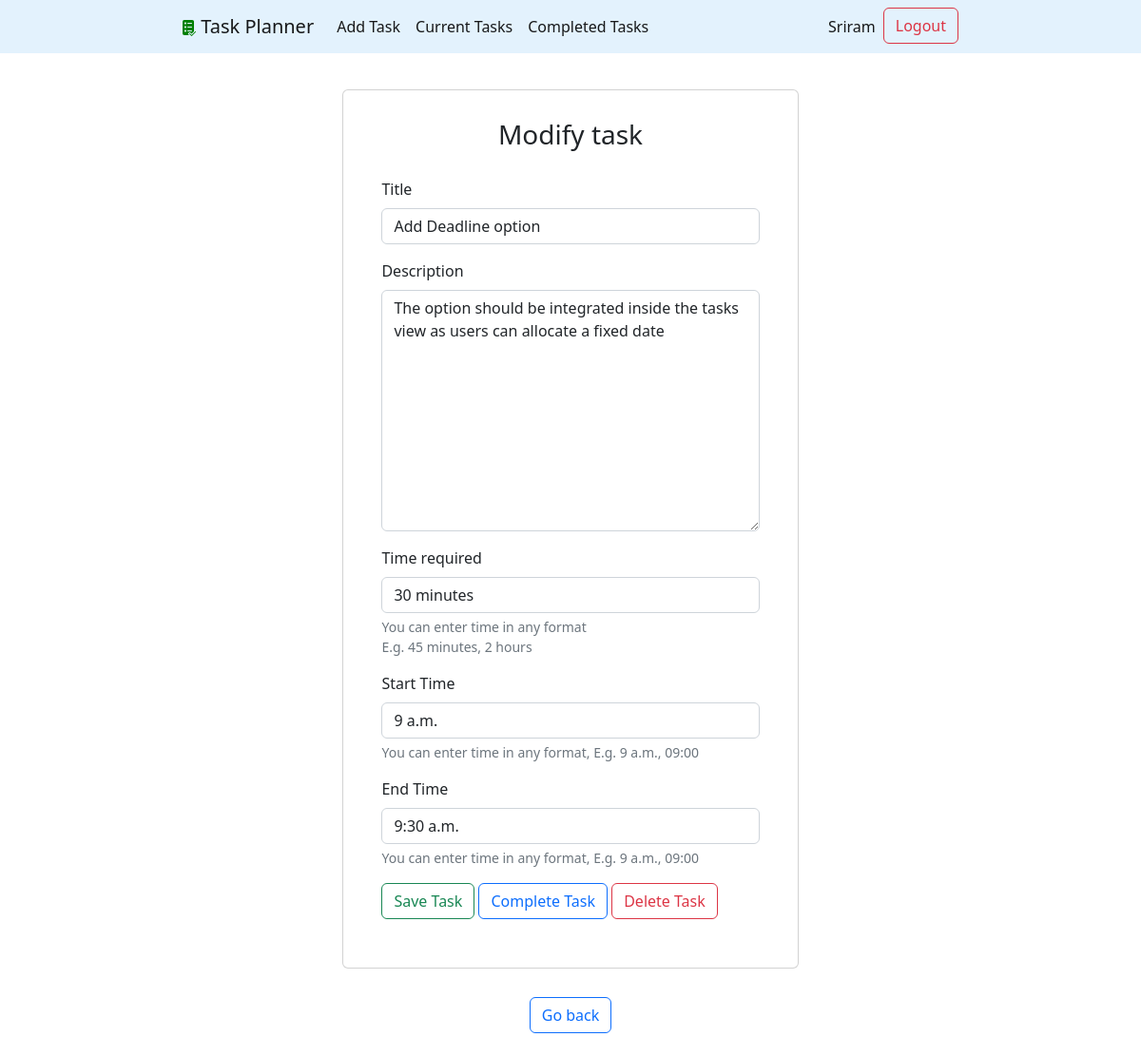
The app's page /task/19 (signed in) with its own data.
### taskplanner/models.py (models this page shows, shortened)
class Task(models.Model):
    title = models.CharField(max_length=100)
    description = models.TextField(blank=True)
    created = models.DateField(auto_now_add=True)
    start_time = models.CharField(max_length=100,null=True,blank=True)
    end_time = models.CharField(max_length=100,null=True,blank=True)
    time_req = models.CharField(max_length=100,null=True,blank=True)
    completed = models.BooleanField(null=True,blank=True)
    completed_date = models.DateTimeField(null=True,blank=True)
    user = models.ForeignKey(User, on_delete=models.CASCADE)

### taskplanner/views.py (the view, shortened to what this page needs)
# urls.py: path('task/<int:task_pk>', views.viewtask, name='viewtask'),
@login_required
def viewtask(request, task_pk):
    task = get_object_or_404(Task,pk=task_pk, user = request.user)
    data = {'task':task}
    if request.method == 'GET':
        form = TaskForm(instance=task)
        data['form'] = form
        return render(request, 'taskplanner/task.html', data)

### taskplanner/forms.py
class TaskForm(ModelForm):
    class Meta:
        model = Task
        fields = ['title','description','time_req','start_time','end_time']

### taskplanner/templates/taskplanner/task.html (shortened to what this page needs)
{% extends 'taskplanner/base.html'%}
{% block content %}
    <div class="card task">
        <h3 class="text-center">Modify task</h3>
        <form action="" method="post" class="task">
            <div class="mb-3">
                <label for="id_title" class="form-label">Title</label>
                <input type="text" name="title" maxlength="100" required="" id="id_title" class="form-control" value="{{ task.title }}">
            </div>
            <div class="mb-3">
                <label for="id_description" class="form-label">Description</label>
                <textarea name="description" cols="40" rows="10" id="id_description" class="form-control" value="">{{ task.description }}</textarea>
            </div>
            <div class="mb-3">
                <label for="id_time_req" class="form-label">Time required</label>
                <input type="text" name="time_req" id="id_time_req" class="form-control" value="{{task.time_req}}">
                <div class="form-text"> You can enter time in any format <br> E.g. 45 minutes, 2 hours </div>
            </div>
            <div class="mb-3">
                <label for="id_start_time" class="form-label" >Start Time</label>
                <input type="text" name="start_time" id="id_start_time" class="form-control" value="{{task.start_time}}">
                <div class="form-text"> You can enter time in any format, E.g. 9 a.m., 09:00 </div>
            </div>
            <div class="mb-3">
                <label for="id_end_time" class="form-label" >End Time</label>
                <input type="text" name="end_time" id="id_end_time" class="form-control" value="{{task.end_time}}">
                <div class="form-text"> You can enter time in any format, E.g. 9 a.m., 09:00 </div>
            </div>
        <button type="submit" class="btn btn-outline-success"> Save Task</button>
        {% if task.completed is not True %}
        <button type="button" class="btn btn-outline-primary" onclick="$('#complete').click()">Complete Task</button>
        {% else %}
        <button type="button" class="btn btn-outline-primary" onclick="$('#complete').click()">Redo Task </button>
        {% endif %}
        <button type="button" class="btn btn-outline-danger" onclick="$('#delete').click()">Delete Task </button>
        </form>
    </div>
<a href="{% url 'home' %}" class="btn btn-outline-primary"> Go back </a>
<br>
{% endblock %}

### taskplanner/templates/taskplanner/base.html (shortened to what this page needs)
<!DOCTYPE html>
<html lang="en">
<head>
    {% load static %}
    <link href="https://cdn.jsdelivr.net/npm/bootstrap@5.2.3/dist/css/bootstrap.min.css" rel="stylesheet">
    <link href="{% static 'taskplanner/styles.css' %}" rel="stylesheet">
</head>
<body>
    <nav class="navbar navbar-expand-md">
        <div class="container-fluid">
          <a class="navbar-brand" href="#">
            <img src="{% static 'taskplanner/logo.png'%}" alt="">
            <span >Task Planner </span>
          </a>
          <div class="collapse navbar-collapse text-center" id="navbarSupportedContent">
            <ul class="navbar-nav">
              {% if user.is_authenticated %}
              <li class="nav-item">
                  <a class="nav-link active" aria-current="page" href="{% url 'addtask' %}">Add Task</a>
              </li>
              <li class="nav-item">
                <a class="nav-link active" aria-current="page"  href="{% url 'home' %}" >Current Tasks</a>
              </li>
              <li class="nav-item">
                <a class="nav-link active" aria-current="page"  href="{% url 'viewcompletedtasks' %}" > Completed Tasks </a>
              </li>
              {% endif %}
            </ul>
            <ul class="navbar-nav ms-auto">
                {% if user.is_authenticated %}
                <li class="nav-item">
                    <a class="nav-link active" aria-current="page">{{ user.username }}</a>
                </li>
                <form action="{% url 'logoutuser' %}" method="post">
                    <button type="submit" class="btn btn-outline-danger">Logout</button>
                </form>
                {% endif %}
              </ul>
          </div>
        </div>
    </nav>
    <div class="content">
      {% block content %}
      {% endblock %}
    </div>
</body>
</html>

### taskplanner/static/taskplanner/styles.css (style rules this page uses)
.content { display: flex; flex-direction: column; align-items: center; }
.navbar { background-color: #e3f2fd; }
.navbar .container-fluid { display: flex; margin: 0 15%; align-items: center; }
.task { margin: 2.5% 0; padding: 2.5%; width: 40%; }
.task .task { width: 100%; }

### records on screen
Task: title "Add Deadline option", description "The option should be integrated inside the tasks view as users can allocate a fixed date", time_req "30 minutes", start_time "9 a.m.", end_time "9:30 a.m."

### other values on screen
{{ user.username }} "Sriram"
